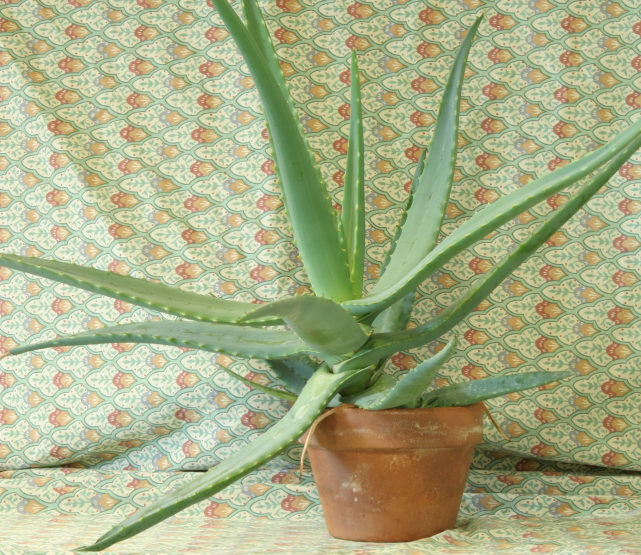
#> input picture openCV/plant.jpg, 1282 x 1110 px (shown at 1/2 size)
$ python geometricShapes.py
#> lines starting #> are read from the running program, lines starting #| are printed output that depends on the picture
import cv2

image = cv2.imread("plant.jpg", 1)
#> image is the input picture: shape (1110, 1282, 3); mean B, G, R 134.1, 174.2, 168

# CTM: color must be in BGR format unlike regular RGB format

image = cv2.line(image, (0, 0), (350, 50), (0, 0, 255), 6)        #(image, (startPoint), (endPont), color, thickness)
image = cv2.arrowedLine(image, (0, 0), (50, 350 ), (0, 255, 0), 6) #(image, (startPoint), (endPont), color, thickness)

image = cv2.rectangle(image, (400, 100), (600, 250), (255, 255, 0), 10) #(image, (topLeftpoint), (bottomRightPoint),(color),thickness)
image = cv2.rectangle(image, (700, 100), (900, 250), (0, 255, 255), -1) #here -1 specifies to fill the rectangle with color

image = cv2.circle(image, (350, 600), 100, (20, 20, 20), 5)     #(image, center, radius, (color) , thickness)
image = cv2.circle(image, (700, 600), 100, (100, 100, 100), -1) #(image, center, radius, (color) , -1) # -1  to fill the circle with color mentioned

f = cv2.FONT_HERSHEY_DUPLEX
image = cv2.putText(image, 'Hello World...', (150, 400), f, 5, (50, 200, 100), 10, cv2.LINE_AA)  #(image, text, startPoint,fontface, fontsize, color, thickness, linetype)
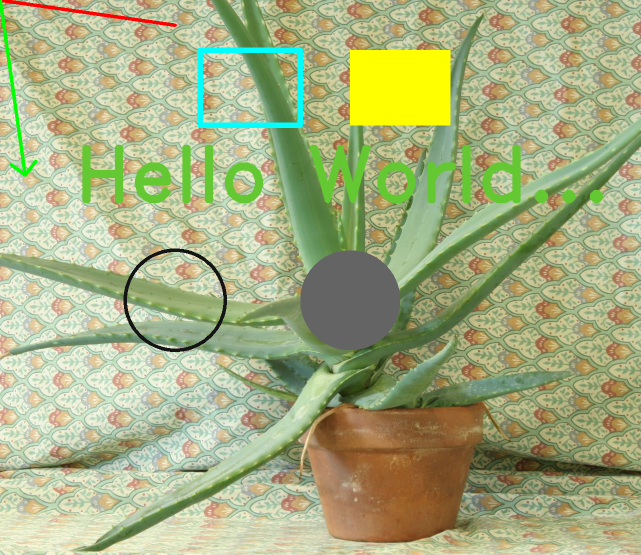
#> image: shape (1110, 1282, 3) (shown at 1/2 size); mean B, G, R 129.1, 175, 166.2

cv2.imshow("title", image)
cv2.waitKey(0)
cv2.destroyAllWindows()

$ run again, with openCV/card.jpg copied over openCV/plant.jpg
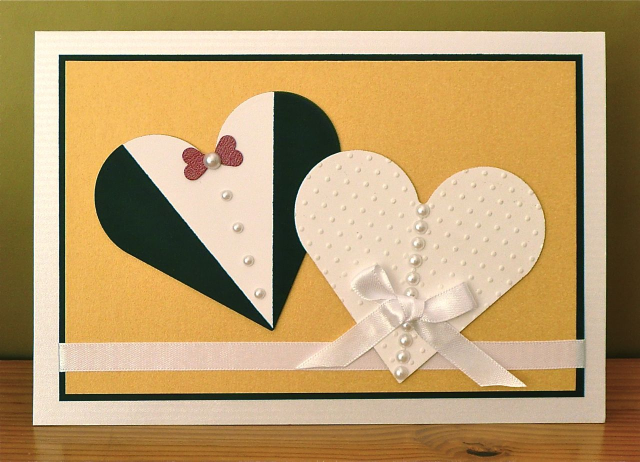
#> input picture openCV/card.jpg, 1280 x 923 px (shown at 1/2 size)
#> image is the input picture: shape (923, 1280, 3); mean B, G, R 106.4, 154.2, 183
#> `image = cv2.putText(image, 'Hello World...', (150, 400), f, 5, (50, 20..`:
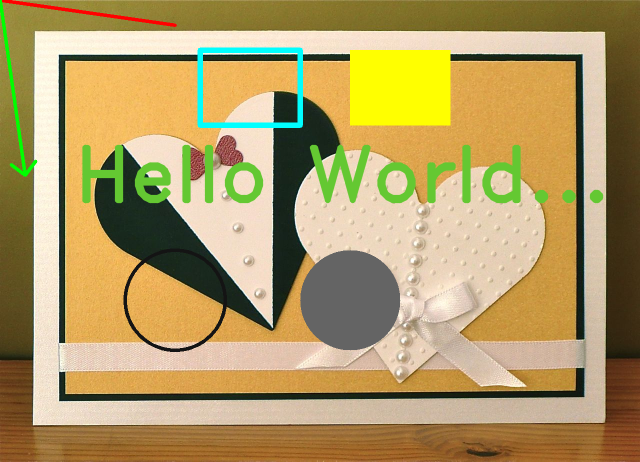
#> image: shape (923, 1280, 3) (shown at 1/2 size); mean B, G, R 100.6, 155, 175.8
